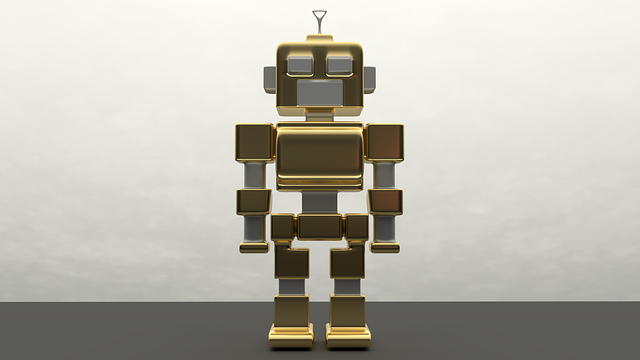
%> input picture Report/Report_Picture_06/robot.png, 640 x 360 px
$ octave Program6.m   (GNU Octave 9; MATLAB toolbox functions it lacks are replaced by stand-ins)
%> lines starting %> are read from the running program, lines starting %| are printed output that depends on the picture; in (x1, y1, x2, y2) boxes, pixels count from 0 and x2, y2 are one past the last pixel; in counts of white or black regions, pixels touching at a corner belong together; the program's own positions count from 1
% 課題６　画像の二値化
% 下記のプログラムを参考にして画像を二値化せよ．
% 下記はサンプルプログラムである．
% 課題作成にあたっては「Lenna」以外の画像を用いよ．

IMG = imread('../Report/Report_Picture_06/robot.png');
%> IMG is the input picture: size 360x640x3 uint8; mean R, G, B 185.6, 183.9, 173.9
IMG = rgb2gray(IMG);
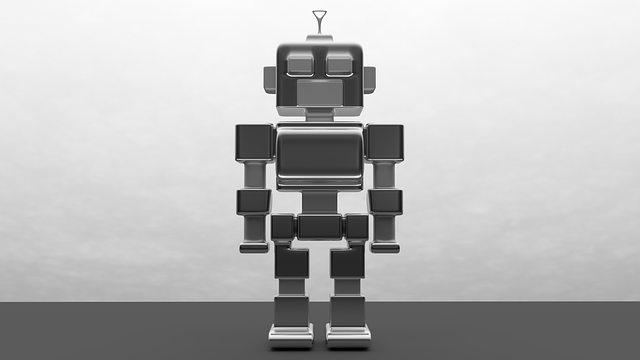
%> IMG: size 360x640 uint8; min 0, max 255, mean 183.2
colormap(gray);
colorbar;
imagesc(IMG);
pause;

%しきい値による2値化
Thres = IMG > 128;
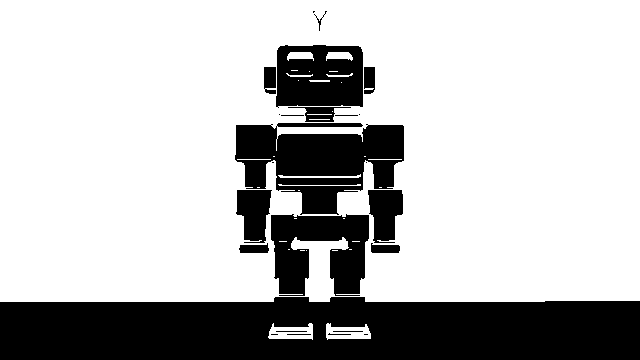
%> Thres: size 360x640 logical; 73.5% white; 25 black regions (7 under 20 px), largest, box (x1, y1, x2, y2) and area: (0, 297, 640, 360) 36460, (235, 123, 404, 215) 9841, (271, 214, 369, 296) 5584
imagesc(Thres);
pause;

%ディザー法による2値化
Dither = dither(IMG);
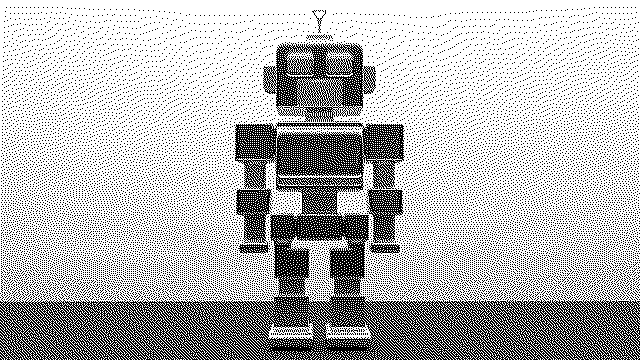
%> Dither: size 360x640 logical; 71.9% white; black in thin lines or dots
imagesc(Dither);
colormap(gray);
colorbar;
pause;

%MATLAB関数による2値化(判別分析法を使用したしきい値の決定)
BW = imbinarize(IMG);
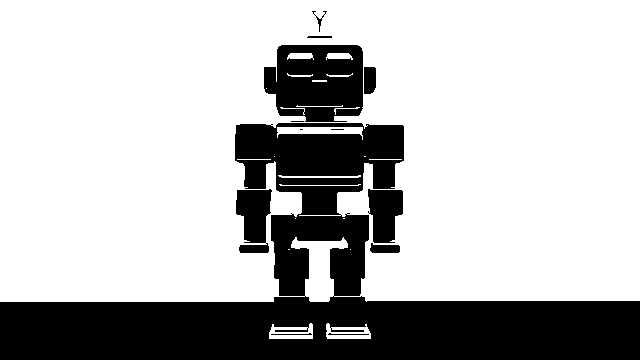
%> BW: size 360x640 logical; 72.8% white; 13 black regions (3 under 20 px), largest, box (x1, y1, x2, y2) and area: (0, 123, 640, 360) 52678, (264, 45, 363, 122) 6039, (236, 189, 272, 253) 1701
imagesc(BW);
pause;
